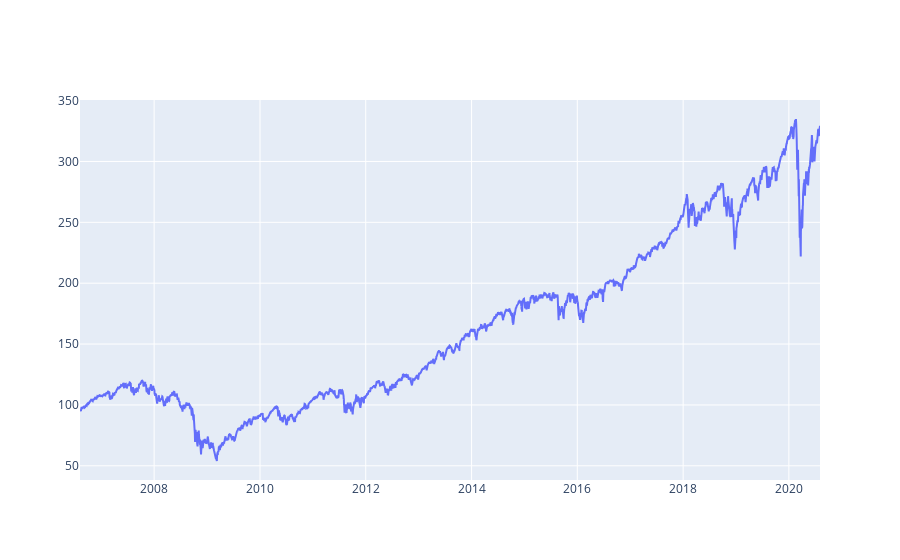
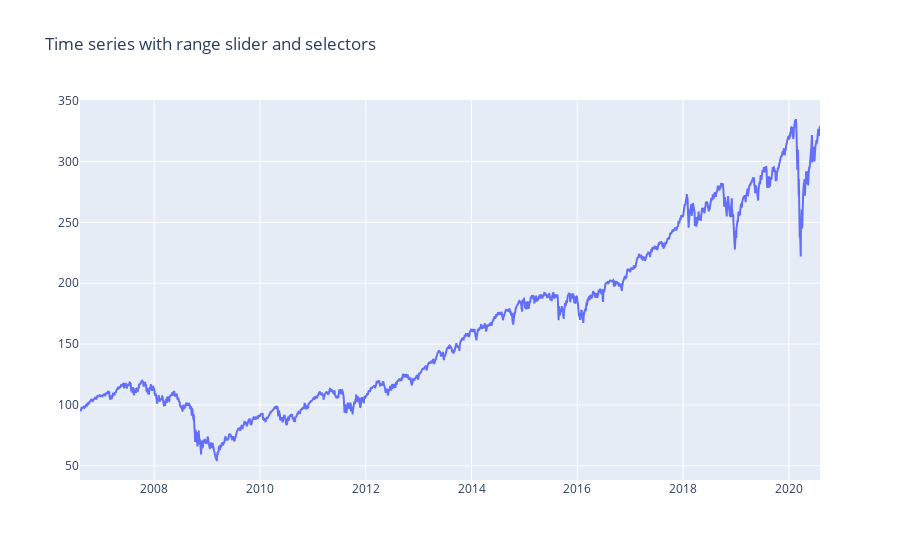
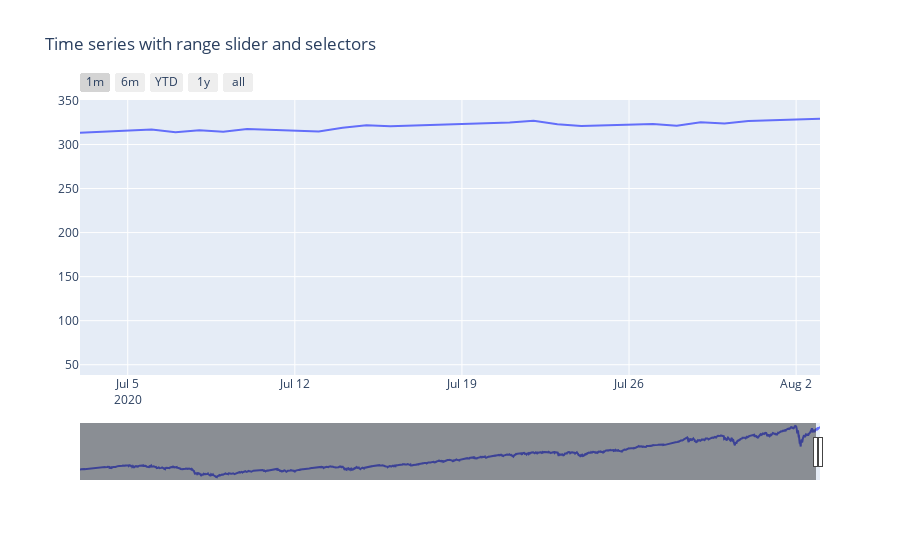
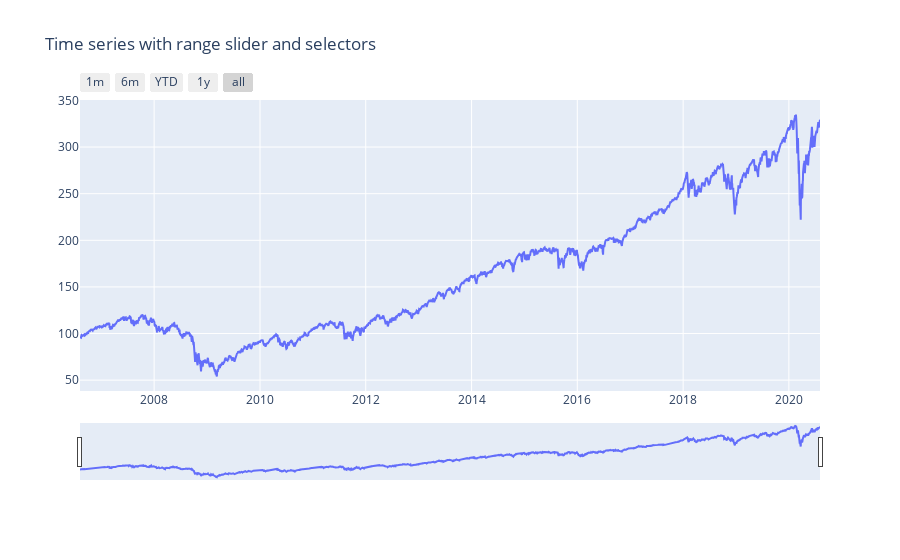

The notebook cell saved with these charts, in order:
### Code cell
import plotly.graph_objects as go

import pandas as pd

# Load data
df = pd.read_csv(
    "https://raw.githubusercontent.com/plotly/datasets/master/finance-charts-apple.csv")
df.columns = [col.replace("AAPL.", "") for col in df.columns]

# Create figure
fig = go.Figure()

fig.add_trace(
    go.Scatter(x=list(inx_price_data.index), y=list(inx_price_data.spy)))

# Set title
fig.update_layout(
    title_text="Time series with range slider and selectors"
)

# Add range slider
fig.update_layout(
    xaxis=dict(
        rangeselector=dict(
            buttons=list([
                dict(count=1,
                     label="1m",
                     step="month",
                     stepmode="backward"),
                dict(count=6,
                     label="6m",
                     step="month",
                     stepmode="backward"),
                dict(count=1,
                     label="YTD",
                     step="year",
                     stepmode="todate"),
                dict(count=1,
                     label="1y",
                     step="year",
                     stepmode="backward"),
                dict(step="all")
            ])
        ),
        rangeslider=dict(
            visible=True
        ),
        type="date"
    )
)

fig.show()

### Figure 1 — Plotly figure (JSON) as saved in the notebook; plotly's stock layout.template omitted (floating-point values rounded to 4 significant figures; data arrays with more than 128 entries replaced by an {"elided": "..."} marker saying what was removed)
{"data": [{"type": "scatter", "x": {"elided": "3522 str values"}, "y": {"elided": "3522 float values"}}], "layout": {"autosize": true, "xaxis": {"autorange": true, "range": ["2006-08-07", "2020-08-03"], "type": "date"}, "yaxis": {"autorange": true, "range": [38.34, 350.5], "type": "linear"}}}

### Figure 2 — Plotly figure (JSON) as saved in the notebook; plotly's stock layout.template omitted (floating-point values rounded to 4 significant figures; data arrays with more than 128 entries replaced by an {"elided": "..."} marker saying what was removed)
{"data": [{"type": "scatter", "x": {"elided": "3522 str values"}, "y": {"elided": "3522 float values"}}], "layout": {"autosize": true, "title": {"text": "Time series with range slider and selectors"}, "xaxis": {"autorange": true, "range": ["2006-08-07", "2020-08-03"], "type": "date"}, "yaxis": {"autorange": true, "range": [38.34, 350.5], "type": "linear"}}}

### Figure 3 — Plotly figure (JSON) as saved in the notebook; plotly's stock layout.template omitted (floating-point values rounded to 4 significant figures; data arrays with more than 128 entries replaced by an {"elided": "..."} marker saying what was removed)
{"data": [{"type": "scatter", "x": {"elided": "3522 str values"}, "y": {"elided": "3522 float values"}}], "layout": {"autosize": true, "title": {"text": "Time series with range slider and selectors"}, "xaxis": {"autorange": false, "range": ["2020-07-03", "2020-08-03"], "rangeselector": {"buttons": [{"count": 1, "label": "1m", "step": "month", "stepmode": "backward"}, {"count": 6, "label": "6m", "step": "month", "stepmode": "backward"}, {"count": 1, "label": "YTD", "step": "year", "stepmode": "todate"}, {"count": 1, "label": "1y", "step": "year", "stepmode": "backward"}, {"step": "all"}]}, "rangeslider": {"autorange": true, "range": ["2006-08-07", "2020-08-03"], "visible": true, "yaxis": {"_template": null, "rangemode": "match"}}, "type": "date"}, "yaxis": {"autorange": true, "range": [38.34, 350.5], "type": "linear"}}}

### Figure 4 — Plotly figure (JSON) as saved in the notebook; plotly's stock layout.template omitted (floating-point values rounded to 4 significant figures; data arrays with more than 128 entries replaced by an {"elided": "..."} marker saying what was removed)
{"data": [{"type": "scatter", "x": {"elided": "3522 str values"}, "y": {"elided": "3522 float values"}}], "layout": {"autosize": true, "title": {"text": "Time series with range slider and selectors"}, "xaxis": {"autorange": true, "range": ["2006-08-07", "2020-08-03"], "rangeselector": {"buttons": [{"count": 1, "label": "1m", "step": "month", "stepmode": "backward"}, {"count": 6, "label": "6m", "step": "month", "stepmode": "backward"}, {"count": 1, "label": "YTD", "step": "year", "stepmode": "todate"}, {"count": 1, "label": "1y", "step": "year", "stepmode": "backward"}, {"step": "all"}]}, "rangeslider": {"autorange": true, "range": ["2006-08-07", "2020-08-03"], "visible": true, "yaxis": {"_template": null, "rangemode": "match"}}, "type": "date"}, "yaxis": {"autorange": true, "range": [38.34, 350.5], "type": "linear"}}}
